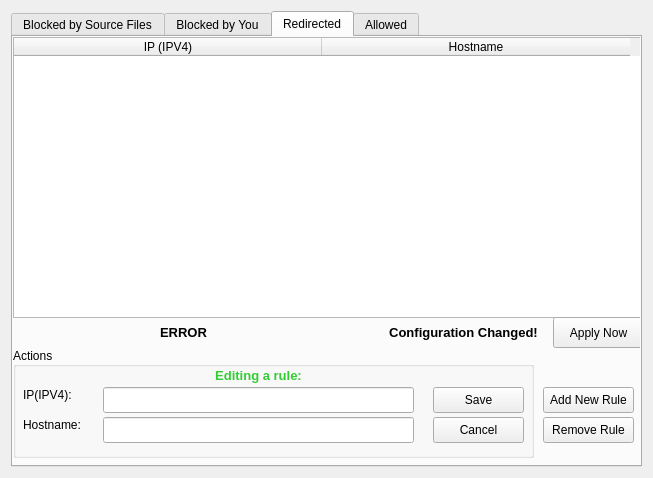
<?xml version="1.0" encoding="UTF-8"?>
<ui version="4.0">
 <class>Form</class>
 <widget class="QWidget" name="Form">
  <property name="geometry">
   <rect>
    <x>0</x>
    <y>0</y>
    <width>653</width>
    <height>478</height>
   </rect>
  </property>
  <property name="sizePolicy">
   <sizepolicy hsizetype="Fixed" vsizetype="Fixed">
    <horstretch>0</horstretch>
    <verstretch>0</verstretch>
   </sizepolicy>
  </property>
  <property name="minimumSize">
   <size>
    <width>653</width>
    <height>478</height>
   </size>
  </property>
  <property name="maximumSize">
   <size>
    <width>653</width>
    <height>478</height>
   </size>
  </property>
  <property name="windowTitle">
   <string>Form</string>
  </property>
  <layout class="QVBoxLayout" name="verticalLayout">
   <item>
    <widget class="QTabWidget" name="tabWidget">
     <property name="layoutDirection">
      <enum>Qt::LeftToRight</enum>
     </property>
     <property name="tabPosition">
      <enum>QTabWidget::North</enum>
     </property>
     <property name="tabShape">
      <enum>QTabWidget::Rounded</enum>
     </property>
     <property name="currentIndex">
      <number>2</number>
     </property>
     <widget class="QWidget" name="SourceBlocked_tab">
      <attribute name="title">
       <string>Blocked by Source Files</string>
      </attribute>
      <widget class="QListWidget" name="sourceDefinedList">
       <property name="geometry">
        <rect>
         <x>0</x>
         <y>0</y>
         <width>301</width>
         <height>431</height>
        </rect>
       </property>
      </widget>
      <widget class="QPushButton" name="allowSourceBlocked_btn">
       <property name="geometry">
        <rect>
         <x>340</x>
         <y>40</y>
         <width>101</width>
         <height>31</height>
        </rect>
       </property>
       <property name="text">
        <string>Unblock</string>
       </property>
      </widget>
      <widget class="QPushButton" name="redirectSourceBlocked_btn">
       <property name="geometry">
        <rect>
         <x>500</x>
         <y>40</y>
         <width>101</width>
         <height>31</height>
        </rect>
       </property>
       <property name="text">
        <string>Redirect</string>
       </property>
      </widget>
      <widget class="QPushButton" name="sourceDefinedApplyConfig_btn">
       <property name="geometry">
        <rect>
         <x>420</x>
         <y>380</y>
         <width>101</width>
         <height>31</height>
        </rect>
       </property>
       <property name="text">
        <string>Apply Now</string>
       </property>
      </widget>
      <widget class="QLabel" name="sourceBlockedStatus_lbl">
       <property name="geometry">
        <rect>
         <x>300</x>
         <y>340</y>
         <width>341</width>
         <height>30</height>
        </rect>
       </property>
       <property name="font">
        <font>
         <pointsize>10</pointsize>
         <weight>75</weight>
         <bold>true</bold>
        </font>
       </property>
       <property name="styleSheet">
        <string notr="true"/>
       </property>
       <property name="text">
        <string>Configuration Changed!</string>
       </property>
       <property name="alignment">
        <set>Qt::AlignCenter</set>
       </property>
      </widget>
      <widget class="QLabel" name="mainSourceDefinedStatus_lbl">
       <property name="geometry">
        <rect>
         <x>300</x>
         <y>0</y>
         <width>341</width>
         <height>30</height>
        </rect>
       </property>
       <property name="font">
        <font>
         <pointsize>10</pointsize>
         <weight>75</weight>
         <bold>true</bold>
        </font>
       </property>
       <property name="styleSheet">
        <string notr="true"/>
       </property>
       <property name="text">
        <string>ERROR</string>
       </property>
       <property name="alignment">
        <set>Qt::AlignCenter</set>
       </property>
      </widget>
     </widget>
     <widget class="QWidget" name="UserBlocked_tab">
      <attribute name="title">
       <string>Blocked by You</string>
      </attribute>
      <widget class="QListWidget" name="blockedList">
       <property name="geometry">
        <rect>
         <x>0</x>
         <y>0</y>
         <width>301</width>
         <height>431</height>
        </rect>
       </property>
      </widget>
      <widget class="QLabel" name="mainBlockedStatus_lbl">
       <property name="geometry">
        <rect>
         <x>300</x>
         <y>0</y>
         <width>341</width>
         <height>30</height>
        </rect>
       </property>
       <property name="font">
        <font>
         <pointsize>10</pointsize>
         <weight>75</weight>
         <bold>true</bold>
        </font>
       </property>
       <property name="styleSheet">
        <string notr="true"/>
       </property>
       <property name="text">
        <string>ERROR</string>
       </property>
       <property name="alignment">
        <set>Qt::AlignCenter</set>
       </property>
      </widget>
      <widget class="QPushButton" name="addBlockedHost_btn">
       <property name="geometry">
        <rect>
         <x>340</x>
         <y>40</y>
         <width>101</width>
         <height>31</height>
        </rect>
       </property>
       <property name="text">
        <string>Add</string>
       </property>
      </widget>
      <widget class="QPushButton" name="deleteBlockedHost_btn">
       <property name="geometry">
        <rect>
         <x>500</x>
         <y>40</y>
         <width>101</width>
         <height>31</height>
        </rect>
       </property>
       <property name="text">
        <string>Delete</string>
       </property>
      </widget>
      <widget class="QLabel" name="blockedStatus_lbl">
       <property name="geometry">
        <rect>
         <x>300</x>
         <y>340</y>
         <width>341</width>
         <height>30</height>
        </rect>
       </property>
       <property name="font">
        <font>
         <pointsize>10</pointsize>
         <weight>75</weight>
         <bold>true</bold>
        </font>
       </property>
       <property name="styleSheet">
        <string notr="true"/>
       </property>
       <property name="text">
        <string>Configuration Changed!</string>
       </property>
       <property name="alignment">
        <set>Qt::AlignCenter</set>
       </property>
      </widget>
      <widget class="QPushButton" name="blockedApplyConfig_btn">
       <property name="geometry">
        <rect>
         <x>420</x>
         <y>380</y>
         <width>101</width>
         <height>31</height>
        </rect>
       </property>
       <property name="text">
        <string>Apply Now</string>
       </property>
      </widget>
      <widget class="QLabel" name="blockedHostname_lbl">
       <property name="geometry">
        <rect>
         <x>320</x>
         <y>110</y>
         <width>71</width>
         <height>20</height>
        </rect>
       </property>
       <property name="text">
        <string>Hostname:</string>
       </property>
      </widget>
      <widget class="QLineEdit" name="addBlockedHost_tf">
       <property name="geometry">
        <rect>
         <x>320</x>
         <y>130</y>
         <width>301</width>
         <height>26</height>
        </rect>
       </property>
      </widget>
      <widget class="QPushButton" name="addAddBlockedHost_btn">
       <property name="geometry">
        <rect>
         <x>470</x>
         <y>160</y>
         <width>71</width>
         <height>31</height>
        </rect>
       </property>
       <property name="text">
        <string>Add</string>
       </property>
      </widget>
      <widget class="QPushButton" name="cancelAddBlockedHost_btn">
       <property name="geometry">
        <rect>
         <x>550</x>
         <y>160</y>
         <width>71</width>
         <height>31</height>
        </rect>
       </property>
       <property name="text">
        <string>Cancel</string>
       </property>
      </widget>
     </widget>
     <widget class="QWidget" name="Redirected_tab">
      <attribute name="title">
       <string>Redirected</string>
      </attribute>
      <widget class="QTableWidget" name="redirectedTable">
       <property name="geometry">
        <rect>
         <x>0</x>
         <y>0</y>
         <width>631</width>
         <height>281</height>
        </rect>
       </property>
       <property name="editTriggers">
        <set>QAbstractItemView::NoEditTriggers</set>
       </property>
       <property name="selectionMode">
        <enum>QAbstractItemView::SingleSelection</enum>
       </property>
       <property name="selectionBehavior">
        <enum>QAbstractItemView::SelectRows</enum>
       </property>
       <property name="cornerButtonEnabled">
        <bool>true</bool>
       </property>
       <attribute name="horizontalHeaderDefaultSectionSize">
        <number>308</number>
       </attribute>
       <attribute name="verticalHeaderHighlightSections">
        <bool>true</bool>
       </attribute>
       <column>
        <property name="text">
         <string>IP (IPV4)</string>
        </property>
       </column>
       <column>
        <property name="text">
         <string>Hostname</string>
        </property>
       </column>
      </widget>
      <widget class="QGroupBox" name="groupBox">
       <property name="geometry">
        <rect>
         <x>0</x>
         <y>310</y>
         <width>521</width>
         <height>111</height>
        </rect>
       </property>
       <property name="accessibleName">
        <string/>
       </property>
       <property name="title">
        <string>Actions</string>
       </property>
       <property name="alignment">
        <set>Qt::AlignLeading|Qt::AlignLeft|Qt::AlignVCenter</set>
       </property>
       <property name="flat">
        <bool>false</bool>
       </property>
       <property name="checkable">
        <bool>false</bool>
       </property>
       <property name="checked">
        <bool>false</bool>
       </property>
       <widget class="QLineEdit" name="redirectedIP_tf">
        <property name="geometry">
         <rect>
          <x>90</x>
          <y>40</y>
          <width>311</width>
          <height>26</height>
         </rect>
        </property>
       </widget>
       <widget class="QLineEdit" name="redirectedHostname_tf">
        <property name="geometry">
         <rect>
          <x>90</x>
          <y>70</y>
          <width>311</width>
          <height>26</height>
         </rect>
        </property>
       </widget>
       <widget class="QLabel" name="label">
        <property name="geometry">
         <rect>
          <x>10</x>
          <y>40</y>
          <width>57</width>
          <height>16</height>
         </rect>
        </property>
        <property name="text">
         <string>IP(IPV4):</string>
        </property>
       </widget>
       <widget class="QLabel" name="label_2">
        <property name="geometry">
         <rect>
          <x>10</x>
          <y>70</y>
          <width>71</width>
          <height>16</height>
         </rect>
        </property>
        <property name="text">
         <string>Hostname:</string>
        </property>
       </widget>
       <widget class="QPushButton" name="saveRedirectedHost_btn">
        <property name="geometry">
         <rect>
          <x>420</x>
          <y>40</y>
          <width>91</width>
          <height>26</height>
         </rect>
        </property>
        <property name="text">
         <string>Save</string>
        </property>
       </widget>
       <widget class="QPushButton" name="cancelRedirectedHost_btn">
        <property name="geometry">
         <rect>
          <x>420</x>
          <y>70</y>
          <width>91</width>
          <height>26</height>
         </rect>
        </property>
        <property name="text">
         <string>Cancel</string>
        </property>
       </widget>
       <widget class="QLabel" name="editMode_lbl">
        <property name="geometry">
         <rect>
          <x>180</x>
          <y>20</y>
          <width>131</width>
          <height>16</height>
         </rect>
        </property>
        <property name="font">
         <font>
          <pointsize>10</pointsize>
          <weight>75</weight>
          <bold>true</bold>
         </font>
        </property>
        <property name="styleSheet">
         <string notr="true">color:limegreen;font-weight:bold;</string>
        </property>
        <property name="text">
         <string>Editing a rule:</string>
        </property>
        <property name="alignment">
         <set>Qt::AlignCenter</set>
        </property>
       </widget>
      </widget>
      <widget class="QWidget" name="widget" native="true">
       <property name="geometry">
        <rect>
         <x>520</x>
         <y>340</y>
         <width>111</width>
         <height>91</height>
        </rect>
       </property>
       <widget class="QPushButton" name="addRedirectedHost_btn">
        <property name="geometry">
         <rect>
          <x>10</x>
          <y>10</y>
          <width>91</width>
          <height>26</height>
         </rect>
        </property>
        <property name="text">
         <string>Add New Rule</string>
        </property>
       </widget>
       <widget class="QPushButton" name="deleteRedirectedHost_btn">
        <property name="geometry">
         <rect>
          <x>10</x>
          <y>40</y>
          <width>91</width>
          <height>26</height>
         </rect>
        </property>
        <property name="text">
         <string>Remove Rule</string>
        </property>
       </widget>
      </widget>
      <widget class="QLabel" name="redirectedStatus_lbl">
       <property name="geometry">
        <rect>
         <x>370</x>
         <y>280</y>
         <width>161</width>
         <height>31</height>
        </rect>
       </property>
       <property name="font">
        <font>
         <pointsize>10</pointsize>
         <weight>75</weight>
         <bold>true</bold>
        </font>
       </property>
       <property name="styleSheet">
        <string notr="true"/>
       </property>
       <property name="text">
        <string>Configuration Changed!</string>
       </property>
       <property name="alignment">
        <set>Qt::AlignCenter</set>
       </property>
      </widget>
      <widget class="QPushButton" name="redirectedApplyConfig_btn">
       <property name="geometry">
        <rect>
         <x>540</x>
         <y>280</y>
         <width>91</width>
         <height>31</height>
        </rect>
       </property>
       <property name="text">
        <string>Apply Now</string>
       </property>
      </widget>
      <widget class="QLabel" name="mainRedirectedStatus_lbl">
       <property name="geometry">
        <rect>
         <x>0</x>
         <y>280</y>
         <width>341</width>
         <height>30</height>
        </rect>
       </property>
       <property name="font">
        <font>
         <pointsize>10</pointsize>
         <weight>75</weight>
         <bold>true</bold>
        </font>
       </property>
       <property name="styleSheet">
        <string notr="true"/>
       </property>
       <property name="text">
        <string>ERROR</string>
       </property>
       <property name="alignment">
        <set>Qt::AlignCenter</set>
       </property>
      </widget>
     </widget>
     <widget class="QWidget" name="UserAllowed_tab">
      <attribute name="title">
       <string>Allowed</string>
      </attribute>
      <widget class="QListWidget" name="allowedList">
       <property name="geometry">
        <rect>
         <x>0</x>
         <y>0</y>
         <width>301</width>
         <height>431</height>
        </rect>
       </property>
      </widget>
      <widget class="QPushButton" name="deleteAllowedHost_btn">
       <property name="geometry">
        <rect>
         <x>500</x>
         <y>40</y>
         <width>101</width>
         <height>31</height>
        </rect>
       </property>
       <property name="text">
        <string>Delete</string>
       </property>
      </widget>
      <widget class="QLabel" name="allowedStatus_lbl">
       <property name="geometry">
        <rect>
         <x>300</x>
         <y>340</y>
         <width>341</width>
         <height>30</height>
        </rect>
       </property>
       <property name="font">
        <font>
         <pointsize>10</pointsize>
         <weight>75</weight>
         <bold>true</bold>
        </font>
       </property>
       <property name="styleSheet">
        <string notr="true"/>
       </property>
       <property name="text">
        <string>Configuration Changed!</string>
       </property>
       <property name="alignment">
        <set>Qt::AlignCenter</set>
       </property>
      </widget>
      <widget class="QPushButton" name="allowedApplyConfig_btn">
       <property name="geometry">
        <rect>
         <x>420</x>
         <y>380</y>
         <width>101</width>
         <height>31</height>
        </rect>
       </property>
       <property name="text">
        <string>Apply Now</string>
       </property>
      </widget>
      <widget class="QPushButton" name="addAllowedHost_btn">
       <property name="geometry">
        <rect>
         <x>340</x>
         <y>40</y>
         <width>101</width>
         <height>31</height>
        </rect>
       </property>
       <property name="text">
        <string>Add</string>
       </property>
      </widget>
      <widget class="QLabel" name="allowedHostname_lbl">
       <property name="geometry">
        <rect>
         <x>320</x>
         <y>105</y>
         <width>71</width>
         <height>21</height>
        </rect>
       </property>
       <property name="text">
        <string>Hostname:</string>
       </property>
      </widget>
      <widget class="QLineEdit" name="addAllowedHost_tf">
       <property name="geometry">
        <rect>
         <x>320</x>
         <y>130</y>
         <width>301</width>
         <height>26</height>
        </rect>
       </property>
      </widget>
      <widget class="QPushButton" name="addAddAllowedHost_btn">
       <property name="geometry">
        <rect>
         <x>470</x>
         <y>160</y>
         <width>71</width>
         <height>31</height>
        </rect>
       </property>
       <property name="text">
        <string>Add</string>
       </property>
      </widget>
      <widget class="QPushButton" name="cancelAddAllowedHost_btn">
       <property name="geometry">
        <rect>
         <x>550</x>
         <y>160</y>
         <width>71</width>
         <height>31</height>
        </rect>
       </property>
       <property name="text">
        <string>Cancel</string>
       </property>
      </widget>
      <widget class="QLabel" name="mainAllowedStatus_lbl">
       <property name="geometry">
        <rect>
         <x>300</x>
         <y>0</y>
         <width>341</width>
         <height>30</height>
        </rect>
       </property>
       <property name="font">
        <font>
         <pointsize>10</pointsize>
         <weight>75</weight>
         <bold>true</bold>
        </font>
       </property>
       <property name="styleSheet">
        <string notr="true"/>
       </property>
       <property name="text">
        <string>ERROR</string>
       </property>
       <property name="alignment">
        <set>Qt::AlignCenter</set>
       </property>
      </widget>
     </widget>
    </widget>
   </item>
  </layout>
 </widget>
 <resources/>
 <connections/>
</ui>
